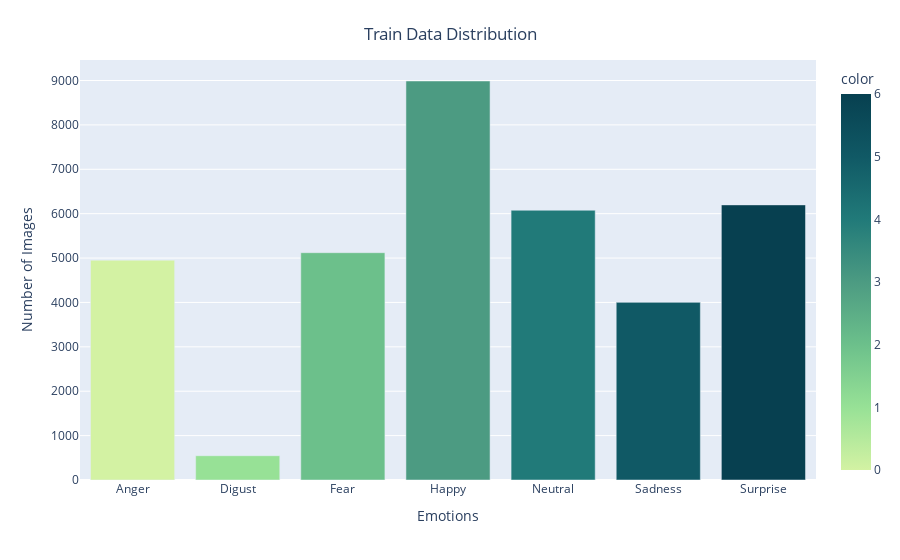

The notebook cell this image was saved under:
### Code cell
CLASS_LABELS = ['Anger', 'Digust', 'Fear', 'Happy','Neutral','Sadness','Surprise']
fig = px.bar(x = CLASS_LABELS, y = [list(data['emotion']).count(i) for i in np.unique(data['emotion'])] , color = np.unique(data['emotion']), color_continuous_scale="Emrld")
fig.update_xaxes(title = "Emotions")
fig.update_yaxes(title = "Number of Images")
fig.update_layout(showlegend = True, 
                  title={
                    'text':'Train Data Distribution',
                    'y':0.95,
                    'x':0.5, 'xanchor':'center', 'yanchor':'top'
                    
                  })
fig.show()

### Figure 1 — Plotly figure (JSON) as saved in the notebook; plotly's stock layout.template omitted (floating-point values rounded to 4 significant figures)
{"data": [{"alignmentgroup": "True", "hovertemplate": "x=%{x}<br>y=%{y}<br>color=%{marker.color}<extra></extra>", "legendgroup": "", "marker": {"color": [0, 1, 2, 3, 4, 5, 6], "coloraxis": "coloraxis", "pattern": {"shape": ""}}, "name": "", "offsetgroup": "", "orientation": "v", "showlegend": false, "textposition": "auto", "type": "bar", "x": ["Anger", "Digust", "Fear", "Happy", "Neutral", "Sadness", "Surprise"], "xaxis": "x", "y": [4953, 547, 5121, 8989, 6077, 4002, 6198], "yaxis": "y"}], "layout": {"barmode": "relative", "coloraxis": {"colorbar": {"title": {"text": "color"}}, "colorscale": [[0, "rgb(211, 242, 163)"], [0.1667, "rgb(151, 225, 150)"], [0.3333, "rgb(108, 192, 139)"], [0.5, "rgb(76, 155, 130)"], [0.6667, "rgb(33, 122, 121)"], [0.8333, "rgb(16, 89, 101)"], [1, "rgb(7, 64, 80)"]]}, "legend": {"tracegroupgap": 0}, "margin": {"t": 60}, "showlegend": true, "title": {"text": "Train Data Distribution", "x": 0.5, "xanchor": "center", "y": 0.95, "yanchor": "top"}, "xaxis": {"anchor": "y", "domain": [0, 1], "title": {"text": "Emotions"}}, "yaxis": {"anchor": "x", "domain": [0, 1], "title": {"text": "Number of Images"}}}}
